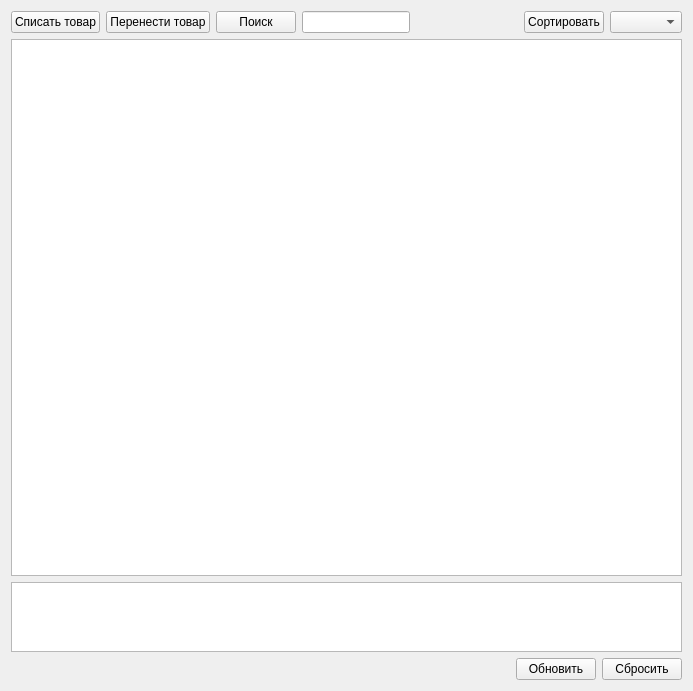
<?xml version="1.0" encoding="UTF-8"?>
<ui version="4.0">
 <class>AccountingWidget</class>
 <widget class="QWidget" name="AccountingWidget">
  <property name="geometry">
   <rect>
    <x>0</x>
    <y>0</y>
    <width>693</width>
    <height>691</height>
   </rect>
  </property>
  <property name="windowTitle">
   <string>Form</string>
  </property>
  <layout class="QVBoxLayout" name="verticalLayout">
   <item>
    <layout class="QVBoxLayout" name="mainLayout" stretch="0,10,1">
     <property name="sizeConstraint">
      <enum>QLayout::SetMinimumSize</enum>
     </property>
     <item>
      <layout class="QGridLayout" name="buttonsLayout">
       <item row="0" column="1">
        <widget class="QPushButton" name="writeOffProductButton">
         <property name="text">
          <string>Списать товар</string>
         </property>
        </widget>
       </item>
       <item row="0" column="7">
        <widget class="QComboBox" name="columnsBox"/>
       </item>
       <item row="0" column="6">
        <widget class="QPushButton" name="sortButton">
         <property name="text">
          <string>Сортировать</string>
         </property>
        </widget>
       </item>
       <item row="0" column="2">
        <widget class="QPushButton" name="moveProductButton">
         <property name="text">
          <string>Перенести товар</string>
         </property>
        </widget>
       </item>
       <item row="0" column="4">
        <widget class="QLineEdit" name="findEdit"/>
       </item>
       <item row="0" column="3">
        <widget class="QPushButton" name="filterButton">
         <property name="text">
          <string>Поиск</string>
         </property>
        </widget>
       </item>
       <item row="0" column="5">
        <spacer name="horizontalSpacer_3">
         <property name="orientation">
          <enum>Qt::Horizontal</enum>
         </property>
         <property name="sizeHint" stdset="0">
          <size>
           <width>40</width>
           <height>20</height>
          </size>
         </property>
        </spacer>
       </item>
      </layout>
     </item>
     <item>
      <layout class="QGridLayout" name="tableLayout" columnstretch="2">
       <property name="sizeConstraint">
        <enum>QLayout::SetMinimumSize</enum>
       </property>
       <property name="horizontalSpacing">
        <number>7</number>
       </property>
       <item row="0" column="0">
        <widget class="QTableWidget" name="tableView">
         <attribute name="horizontalHeaderDefaultSectionSize">
          <number>140</number>
         </attribute>
        </widget>
       </item>
      </layout>
     </item>
     <item>
      <layout class="QVBoxLayout" name="verticalLayout_8">
       <item>
        <spacer name="verticalSpacer">
         <property name="orientation">
          <enum>Qt::Vertical</enum>
         </property>
         <property name="sizeType">
          <enum>QSizePolicy::Maximum</enum>
         </property>
         <property name="sizeHint" stdset="0">
          <size>
           <width>10</width>
           <height>10</height>
          </size>
         </property>
        </spacer>
       </item>
       <item>
        <widget class="QTextBrowser" name="informationBrowser"/>
       </item>
       <item>
        <layout class="QHBoxLayout" name="horizontalLayout">
         <item>
          <spacer name="horizontalSpacer_2">
           <property name="orientation">
            <enum>Qt::Horizontal</enum>
           </property>
           <property name="sizeHint" stdset="0">
            <size>
             <width>40</width>
             <height>20</height>
            </size>
           </property>
          </spacer>
         </item>
         <item>
          <widget class="QPushButton" name="updateButton">
           <property name="text">
            <string>Обновить</string>
           </property>
          </widget>
         </item>
         <item>
          <widget class="QPushButton" name="resetButton">
           <property name="text">
            <string>Сбросить</string>
           </property>
          </widget>
         </item>
        </layout>
       </item>
      </layout>
     </item>
    </layout>
   </item>
  </layout>
 </widget>
 <resources/>
 <connections/>
</ui>
